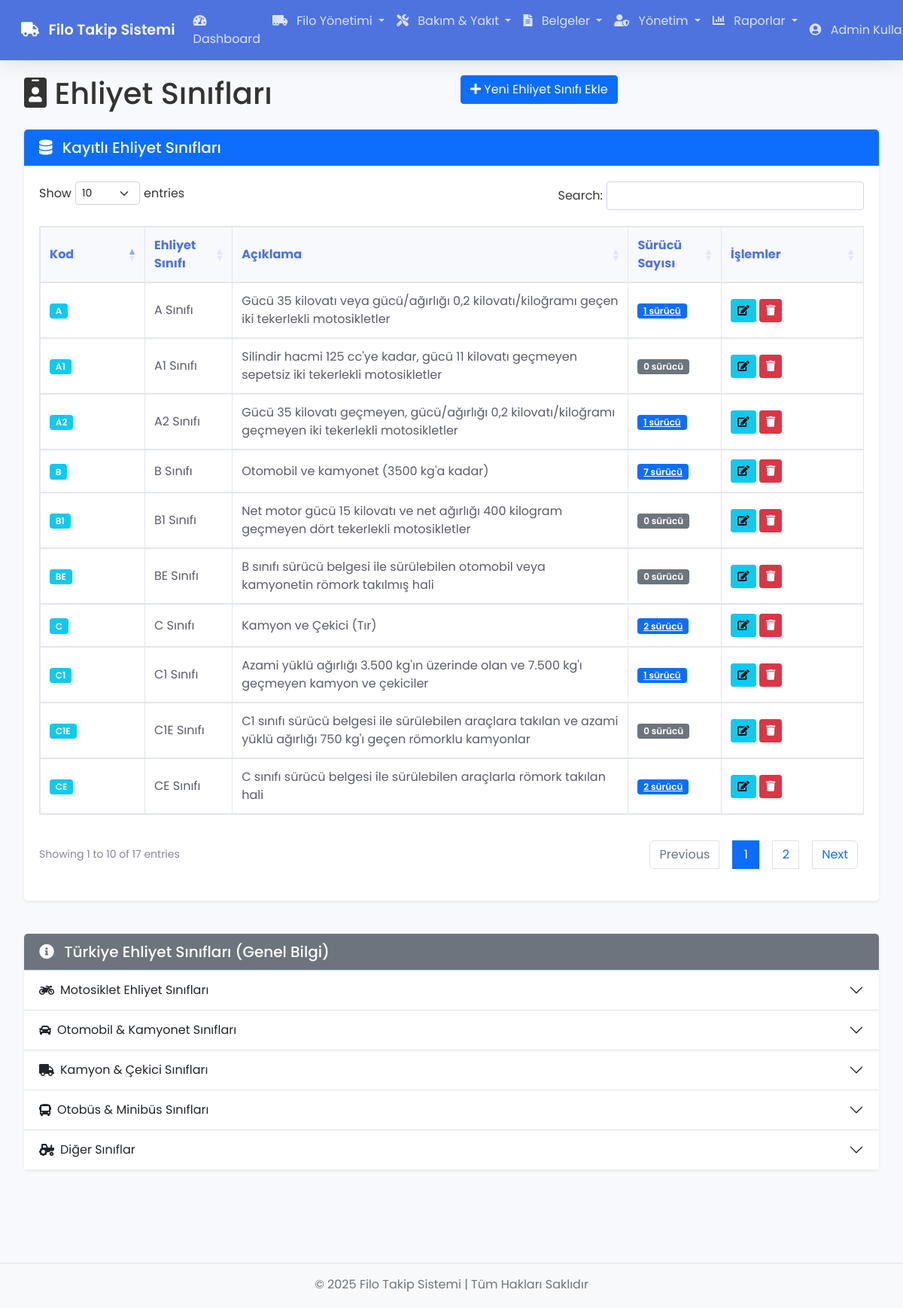
Page /licenses (signed in) on the committed database.
### tables this page shows
CREATE TABLE `license_types` (
  `id` int(11) NOT NULL,
  `code` varchar(5) NOT NULL,
  `name` varchar(100) NOT NULL,
  `description` text DEFAULT NULL
);

### app/core/App.php (called while the page is built, shortened)
<?php
class App {
    protected $currentMethod = 'index';
    public function __construct() {
        $url = $this->getUrl();
        if(isset($url[0]) && file_exists('app/controllers/' . ucwords($url[0]) . '.php')) {
            unset($url[0]);
        }
        $this->currentController = new $this->currentController;
        $this->params = $url ? array_values($url) : [];
        try {
            call_user_func_array([$this->currentController, $this->currentMethod], $this->params);
        } catch (ArgumentCountError $e) {
            error_log('Parametre hatası: ' . $e->getMessage());
            $this->show404();
        } catch (Error $e) {
            error_log('Uygulama hatası: ' . $e->getMessage());
            include 'app/views/errors/500.php';
        } catch (Exception $e) {
            error_log('Uygulama istisnası: ' . $e->getMessage());
            include 'app/views/errors/500.php';
        }
    }
    public function getUrl() {
        if(isset($_GET['url'])) {
            $url = rtrim($_GET['url'], '/');
            $url = filter_var($url, FILTER_SANITIZE_URL);
            $url = explode('/', $url);
            return $url;
        }
        return [];
    }
}

### index.php (called while the page is built, shortened)
<?php
require_once 'app/helpers/session_helper.php';
require_once 'app/core/App.php';
require_once 'app/core/Controller.php';
require_once 'app/core/Database.php';
$app = new App;

### app/helpers/session_helper.php (called while the page is built, shortened)
<?php
function isAdmin() {
    if(isset($_SESSION['user_role']) && $_SESSION['user_role'] === 'admin') {
        return true;
    } else {
        return false;
    }
}

### app/core/Database.php (called while the page is built, shortened)
<?php
class Database {
    private $host = DB_HOST;
    private $user = DB_USER;
    private $pass = DB_PASS;
    private $dbname = DB_NAME;
    private $dbh;
    private $stmt;
    public function __construct() {
        $dsn = 'mysql:host=' . $this->host . ';dbname=' . $this->dbname . ';charset=utf8';
        $options = array(
            PDO::ATTR_PERSISTENT => true,
            PDO::ATTR_ERRMODE => PDO::ERRMODE_EXCEPTION,
            PDO::ATTR_DEFAULT_FETCH_MODE => PDO::FETCH_OBJ,
            PDO::ATTR_EMULATE_PREPARES => false
        );
        try {
            $this->dbh = new PDO($dsn, $this->user, $this->pass, $options);
        } catch(PDOException $e) {
            $this->error = $e->getMessage();
            echo $this->error;
        }
    }
    public function query($sql) {
        $this->stmt = $this->dbh->prepare($sql);
    }
    public function execute() {
        return $this->stmt->execute();
    }
    public function resultSet() {
        $this->execute();
        return $this->stmt->fetchAll();
    }
}

### app/models/LicenseType.php (called while the page is built, shortened)
<?php
class LicenseType {
    private $db;
    public function __construct() {
        $this->db = new Database;
    }
    public function getLicenseTypes() {
        $this->db->query('
            SELECT lt.*,
                   (SELECT COUNT(*) FROM driver_licenses WHERE license_type_id = lt.id) as driver_count
            FROM license_types lt
            ORDER BY lt.code
        ');
        return $this->db->resultSet();
    }
}

### app/views/licensetypes/index.php (the view, shortened to what this page needs)
<?php require APPROOT . '/views/inc/header.php'; ?>
<div class="row mb-3">
    <div class="col-md-6">
        <h1><i class="fas fa-id-badge"></i> Ehliyet Sınıfları</h1>
    </div>
    <div class="col-md-6">
        <?php if(isAdmin()) : ?>
        <a href="<?php echo URLROOT; ?>/licensetypes/add" class="btn btn-primary float-right">
            <i class="fas fa-plus"></i> Yeni Ehliyet Sınıfı Ekle
        </a>
        <?php endif; ?>
    </div>
</div>
<div class="row">
    <div class="col-12 mb-4">
        <div class="card shadow-sm">
             <div class="card-header bg-primary text-white">
                <h5 class="mb-0"><i class="fas fa-database me-2"></i> Kayıtlı Ehliyet Sınıfları</h5>
            </div>
            <div class="card-body">
                <div class="table-responsive">
                    <table class="table table-bordered table-hover data-table-buttons" id="licenseTypesTable">
                        <thead class="table-light">
                    <tr>
                        <th width="100">Kod</th>
                        <th>Ehliyet Sınıfı</th>
                        <th>Açıklama</th>
                        <th>Sürücü Sayısı</th>
                        <th width="150">İşlemler</th>
                    </tr>
                </thead>
                <tbody>
                    <?php foreach($data['licenseTypes'] as $licenseType) : ?>
                        <tr>
                            <td><span class="badge bg-info text-white"><?php echo $licenseType->code; ?></span></td>
                            <td><?php echo $licenseType->name; ?></td>
                            <td><?php echo $licenseType->description; ?></td>
                            <td>
                                <?php
                                    $driverCount = $licenseType->driver_count;
                                    if ($driverCount > 0) {
                                        echo '<a href="'.URLROOT.'/licensetypes/drivers/'.$licenseType->id.'" class="badge bg-primary text-white">'.$driverCount.' sürücü</a>';
                                    } else {
                                        echo '<span class="badge bg-secondary text-white">0 sürücü</span>';
                                    }
                                ?>
                            </td>
                            <td>
                                <?php if(isAdmin()) : ?>
                                <a href="<?php echo URLROOT; ?>/licensetypes/edit/<?php echo $licenseType->id; ?>" class="btn btn-sm btn-info">
                                    <i class="fas fa-edit"></i>
                                </a>
                                <form class="d-inline" action="<?php echo URLROOT; ?>/licensetypes/delete/<?php echo $licenseType->id; ?>" method="post">
                                    <button type="submit" class="btn btn-sm btn-danger" onclick="return confirm('Bu ehliyet sınıfını silmek istediğinize emin misiniz?');">
                                        <i class="fas fa-trash"></i>
                                    </button>
                                </form>
                                <?php endif; ?>
                            </td>
                        </tr>
                    <?php endforeach; ?>
                </tbody>
            </table>
                </div>
            </div>
        </div>
    </div>
    <div class="col-12 mb-4">
        <div class="card shadow-sm">
            <div class="card-header bg-secondary text-white">
                <h5 class="mb-0"><i class="fas fa-info-circle me-2"></i> Türkiye Ehliyet Sınıfları (Genel Bilgi)</h5>
            </div>
            <div class="card-body p-0">
                <div class="accordion accordion-flush" id="licenseInfoAccordion">
                    <div class="accordion-item">
                        <h2 class="accordion-header" id="headingMotorcycle">
                            <button class="accordion-button collapsed" type="button" data-bs-toggle="collapse" data-bs-target="#collapseMotorcycle" aria-expanded="false" aria-controls="collapseMotorcycle">
                                <i class="fas fa-motorcycle me-2"></i> Motosiklet Ehliyet Sınıfları
                            </button>
                        </h2>
                    </div>
                    <div class="accordion-item">
                        <h2 class="accordion-header" id="headingCar">
                            <button class="accordion-button collapsed" type="button" data-bs-toggle="collapse" data-bs-target="#collapseCar" aria-expanded="false" aria-controls="collapseCar">
                                <i class="fas fa-car me-2"></i> Otomobil & Kamyonet Sınıfları
                            </button>
                        </h2>
                    </div>
                     <div class="accordion-item">
                        <h2 class="accordion-header" id="headingTruck">
                            <button class="accordion-button collapsed" type="button" data-bs-toggle="collapse" data-bs-target="#collapseTruck" aria-expanded="false" aria-controls="collapseTruck">
                                <i class="fas fa-truck me-2"></i> Kamyon & Çekici Sınıfları
                            </button>
                        </h2>
                    </div>
                    <div class="accordion-item">
                        <h2 class="accordion-header" id="headingBus">
                            <button class="accordion-button collapsed" type="button" data-bs-toggle="collapse" data-bs-target="#collapseBus" aria-expanded="false" aria-controls="collapseBus">
                                <i class="fas fa-bus me-2"></i> Otobüs & Minibüs Sınıfları
                            </button>
                        </h2>
                    </div>
                    <div class="accordion-item">
                        <h2 class="accordion-header" id="headingOther">
                            <button class="accordion-button collapsed" type="button" data-bs-toggle="collapse" data-bs-target="#collapseOther" aria-expanded="false" aria-controls="collapseOther">
                                <i class="fas fa-tractor me-2"></i> Diğer Sınıflar
                            </button>
                        </h2>
                    </div>
                </div>
            </div>
        </div>
    </div>
</div>
<?php require APPROOT . '/views/inc/footer.php'; ?>

### public/css/style.css (style rules this page uses)
body { font-family: 'Poppins', sans-serif; background-color: #f8f9fc; color: #333; padding-bottom: 60px; }
.card { margin-bottom: 20px; border: 0; border-radius: 0.35rem; box-shadow: 0 0.15rem 1.75rem 0 rgba(58, 59, 69, 0.1); }
.card-header { background-color: #f8f9fc; border-bottom: 1px solid #e3e6f0; padding: 0.75rem 1.25rem; font-weight: 600; }
.card-body { padding: 1.25rem; }
.table { margin-bottom: 0; color: #5a5c69; width: 100%; border-collapse: collapse; }
.table thead th { vertical-align: bottom; border-bottom: 2px solid #e3e6f0; background-color: #f8f9fc; font-weight: 700; color: #4e73df; }
.table th, .table td { padding: 0.75rem; vertical-align: middle; border-top: 1px solid #e3e6f0; }
.table-bordered { border: 1px solid #e3e6f0; }
.table-bordered th, .table-bordered td { border: 1px solid #e3e6f0; }
.badge { display: inline-block; padding: 0.35em 0.65em; font-size: 75%; font-weight: 600; line-height: 1; text-align: center; white-space: nowrap; vertical-align: baseline; border-radius: 0.25rem; }
.btn { display: inline-block; font-weight: 400; text-align: center; vertical-align: middle; user-select: none; padding: 0.375rem 0.75rem; font-size: 1rem; line-height: 1.5; border-radius: 0.25rem; transition: color 0.15s ease-in-out, background-color 0.15s ease-in-out, border-color 0.15s ease-in-out, box-shadow 0.15s ease-in-out; }
.btn-sm { padding: 0.25rem 0.5rem; font-size: 0.875rem; line-height: 1.5; border-radius: 0.2rem; }
table.dataTable { width: 100% !important; margin-bottom: 20px !important; }
.table-responsive { width: 100% !important; overflow-x: auto; -webkit-overflow-scrolling: touch; }
.table th { font-weight: 600; vertical-align: middle !important; }
.table td { vertical-align: middle !important; }
table.dataTable { width: 100% !important; margin-bottom: 20px !important; clear: both; border-collapse: separate; border-spacing: 0; }
.table th, .table td { vertical-align: middle !important; padding: 0.75rem; }

### rows in the picture
license_types: code "A", name "A Sınıfı", description "Gücü 35 kilovatı veya gücü/ağırlığı 0,2 kilovatı/kiloğramı geçen iki tekerlekli motosikletler", driverCount "1"
license_types: code "A1", name "A1 Sınıfı", description "Silindir hacmi 125 cc'ye kadar, gücü 11 kilovatı geçmeyen sepetsiz iki tekerlekli motosikletler", shows "0 sürücü"
license_types: code "A2", name "A2 Sınıfı", description "Gücü 35 kilovatı geçmeyen, gücü/ağırlığı 0,2 kilovatı/kiloğramı geçmeyen iki tekerlekli motosikletler", driverCount "1"
license_types: code "B", name "B Sınıfı", description "Otomobil ve kamyonet (3500 kg'a kadar)", driverCount "7"
license_types: code "B1", name "B1 Sınıfı", description "Net motor gücü 15 kilovatı ve net ağırlığı 400 kilogram geçmeyen dört tekerlekli motosikletler", shows "0 sürücü"
license_types: code "BE", name "BE Sınıfı", description "B sınıfı sürücü belgesi ile sürülebilen otomobil veya kamyonetin römork takılmış hali", shows "0 sürücü"
license_types: code "C", name "C Sınıfı", description "Kamyon ve Çekici (Tır)", driverCount "2"
license_types: code "C1", name "C1 Sınıfı", description "Azami yüklü ağırlığı 3.500 kg'ın üzerinde olan ve 7.500 kg'ı geçmeyen kamyon ve çekiciler", driverCount "1"
license_types: code "C1E", name "C1E Sınıfı", description "C1 sınıfı sürücü belgesi ile sürülebilen araçlara takılan ve azami yüklü ağırlığı 750 kg'ı geçen römorklu kamyonlar", shows "0 sürücü"
license_types: code "CE", name "CE Sınıfı", description "C sınıfı sürücü belgesi ile sürülebilen araçlarla römork takılan hali", driverCount "2"

### other values in the picture
SITENAME "Filo Takip Sistemi"
$_SESSION['user_name'] "Admin…"
